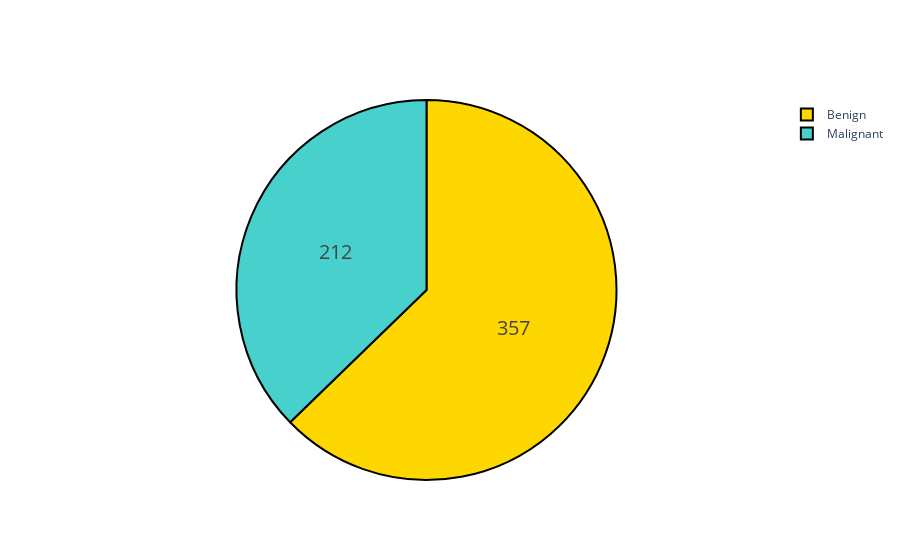

The notebook cell this image was saved under:
### Code cell
# Target distribution
fig = go.Figure(data=[go.Pie(labels=['Benign','Malignant'], values=df['diagnosis'].value_counts(), textinfo='label+percent')])
fig.update_traces(hoverinfo='label+percent', textinfo='value', textfont_size=20,
                  marker=dict(colors=['gold', 'mediumturquoise'], line=dict(color='#000000', width=2)))
fig.show()

### Figure 1 — Plotly figure (JSON) as saved in the notebook; plotly's stock layout.template omitted (floating-point values rounded to 4 significant figures)
{"data": [{"hoverinfo": "label+percent", "labels": ["Benign", "Malignant"], "marker": {"colors": ["gold", "mediumturquoise"], "line": {"color": "#000000", "width": 2}}, "textfont": {"size": 20}, "textinfo": "value", "type": "pie", "values": [357, 212]}], "layout": {}}
